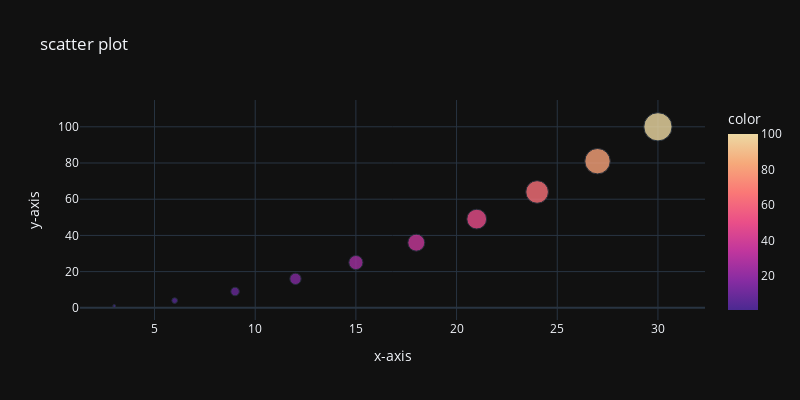

Notebook source saved alongside this figure:
### Code cell
x=[3,6,9,12,15,18,21,24,27,30]
y=[1,4,9,16,25,36,49,64,81,100]
fig = px.scatter(x=x,y=y,title='scatter plot',labels={'x':'x-axis','y':'y-axis'},width=800,height=400,
                 template='plotly_dark',color=y, size=y,opacity=0.8,
                 color_continuous_scale=px.colors.sequential.Agsunset)
fig.show()

### Figure 1 — Plotly figure (JSON) as saved in the notebook; plotly's stock layout.template omitted (floating-point values rounded to 4 significant figures)
{"data": [{"hovertemplate": "x-axis=%{x}<br>y-axis=%{y}<br>size=%{marker.size}<br>color=%{marker.color}<extra></extra>", "legendgroup": "", "marker": {"color": [1, 4, 9, 16, 25, 36, 49, 64, 81, 100], "coloraxis": "coloraxis", "opacity": 0.8, "size": [1, 4, 9, 16, 25, 36, 49, 64, 81, 100], "sizemode": "area", "sizeref": 0.25, "symbol": "circle"}, "mode": "markers", "name": "", "orientation": "v", "showlegend": false, "type": "scatter", "x": [3, 6, 9, 12, 15, 18, 21, 24, 27, 30], "xaxis": "x", "y": [1, 4, 9, 16, 25, 36, 49, 64, 81, 100], "yaxis": "y"}], "layout": {"coloraxis": {"colorbar": {"title": {"text": "color"}}, "colorscale": [[0, "rgb(75, 41, 145)"], [0.1667, "rgb(135, 44, 162)"], [0.3333, "rgb(192, 54, 157)"], [0.5, "rgb(234, 79, 136)"], [0.6667, "rgb(250, 120, 118)"], [0.8333, "rgb(246, 169, 122)"], [1, "rgb(237, 217, 163)"]]}, "height": 400, "legend": {"itemsizing": "constant", "tracegroupgap": 0}, "title": {"text": "scatter plot"}, "width": 800, "xaxis": {"anchor": "y", "domain": [0, 1], "title": {"text": "x-axis"}}, "yaxis": {"anchor": "x", "domain": [0, 1], "title": {"text": "y-axis"}}}}
